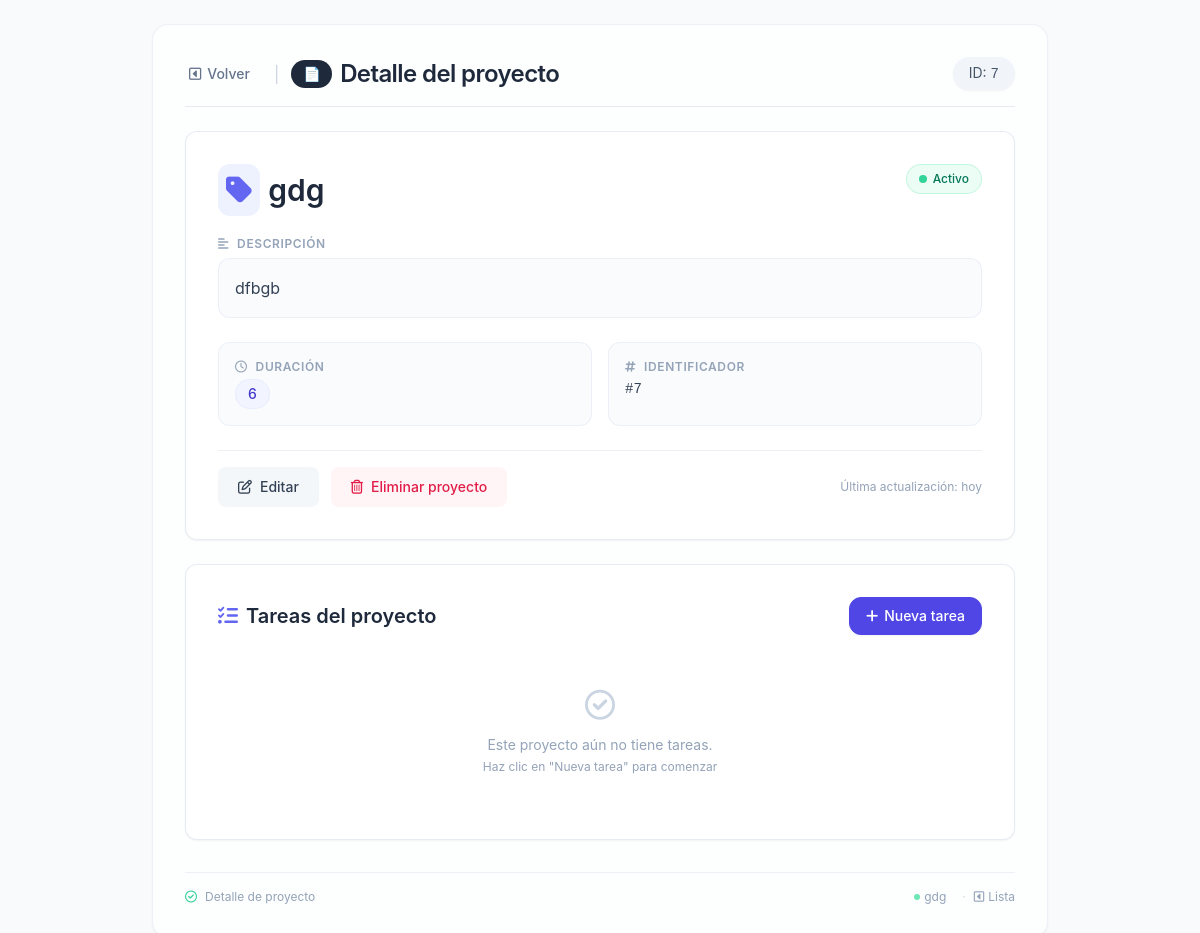
Screenshot of /proyectos/7/ with the database file from the repository.
### gestor_proyectos/models.py (models this page shows)
class Proyecto(models.Model):
    nombre = models.CharField(max_length=100) #Un campo de texto osea un (Varchar)
    descripcion = models.TextField() #Campo de texto blanco
    duracion = models.IntegerField() #Campo numerico entero
    imagen = models.ImageField(upload_to='img/', default='img/logo.png') #Campo de imagen

### gestor_proyectos/views.py (the view)
# urls.py: path("proyectos/<int:id>/", views.ver_proyecto, name="ver_proyecto"),
def ver_proyecto(request, id):
    proyecto = get_object_or_404(Proyecto, id=id)
    return render(request, "detalle_proyecto.html", {"proyecto": proyecto})

### gestor_proyectos/templates/detalle_proyecto.html (shortened to what this page needs)
<!DOCTYPE html>
<html lang="es">
<head>
    <script src="https://cdn.tailwindcss.com"></script>
    <link rel="stylesheet" href="https://cdnjs.cloudflare.com/ajax/libs/font-awesome/6.0.0-beta3/css/all.min.css" />
</head>
<body class="antialiased text-slate-700 p-4 md:p-6">
    <main class="max-w-4xl mx-auto bg-white/70 backdrop-blur-sm rounded-2xl shadow-sm p-6 md:p-8 border border-slate-200/60">
        <div class="flex flex-wrap items-center justify-between gap-4 mb-6 border-b border-slate-200/80 pb-4">
            <div class="flex items-center gap-3">
                <a href="{% url 'proyectos' %}"
                   class="inline-flex items-center gap-1.5 text-sm font-medium text-slate-500 hover:text-slate-700 transition-colors enlace-accion px-3 py-1.5 rounded-lg -ml-2">
                    <i class="fa-regular fa-square-caret-left"></i>
                    Volver
                </a>
                <span class="text-slate-300">|</span>
                <h1 class="text-2xl font-semibold tracking-tight text-slate-800 flex items-center gap-2">
                    <span class="bg-slate-800 text-white text-sm font-medium px-3 py-1 rounded-full">📄</span>
                    Detalle del proyecto
                </h1>
            </div>
            <div class="text-sm bg-slate-100 px-4 py-1.5 rounded-full text-slate-600 shadow-sm">
                ID: <span class="font-mono font-medium">{{ proyecto.id }}</span>
            </div>
        </div>
        <div class="detalle-card bg-white border border-slate-200/80 rounded-xl p-6 md:p-8 shadow-sm">
            <div class="flex flex-wrap items-start justify-between gap-4 mb-5">
                <h2 class="text-2xl md:text-3xl font-semibold text-slate-800 break-words flex items-center gap-2">
                    <span class="bg-indigo-50 p-2 rounded-xl text-indigo-500">
                        <i class="fa-solid fa-tag"></i>
                    </span>
                    {{ proyecto.nombre }}
                </h2>
                <span class="inline-flex items-center gap-1.5 text-xs font-medium text-emerald-700 bg-emerald-50 px-3 py-1.5 rounded-full border border-emerald-200/60">
                    <span class="w-2 h-2 rounded-full bg-emerald-400"></span>
                    Activo
                </span>
            </div>
            <div class="mb-6">
                <h3 class="text-xs font-semibold text-slate-400 uppercase tracking-wider mb-1.5 flex items-center gap-2">
                    <i class="fa-solid fa-align-left text-slate-400"></i>
                    Descripción
                </h3>
                <div class="bg-slate-50/70 rounded-xl p-4 border border-slate-200/60">
                    <p class="text-slate-700 leading-relaxed">
                        {{ proyecto.descripcion|default:"<span class='text-slate-400 italic'>Sin descripción proporcionada</span>" }}
                    </p>
                </div>
            </div>
            <div class="grid grid-cols-1 sm:grid-cols-2 gap-4 mb-6">
                <div class="bg-slate-50/70 rounded-xl p-4 border border-slate-200/60">
                    <h3 class="text-xs font-semibold text-slate-400 uppercase tracking-wider mb-1 flex items-center gap-2">
                        <i class="fa-regular fa-clock"></i>
                        Duración
                    </h3>
                    <p class="text-slate-700 font-medium flex items-center gap-2">
                        <span class="bg-indigo-50/70 px-3 py-1 rounded-full text-indigo-700 border border-indigo-100/60 text-sm">
                            {{ proyecto.duracion|default:"No especificada" }}
                        </span>
                    </p>
                </div>
                <div class="bg-slate-50/70 rounded-xl p-4 border border-slate-200/60">
                    <h3 class="text-xs font-semibold text-slate-400 uppercase tracking-wider mb-1 flex items-center gap-2">
                        <i class="fa-regular fa-hashtag"></i>
                        Identificador
                    </h3>
                    <p class="text-slate-700 font-mono text-sm">#{{ proyecto.id }}</p>
                </div>
            </div>
            <div class="flex flex-wrap items-center gap-3 pt-4 border-t border-slate-200/60 mt-2">
                <a href="{% url 'editar_proyecto' proyecto.id %}"
                   class="enlace-accion inline-flex items-center gap-2 px-5 py-2.5 text-sm font-medium text-slate-700 bg-slate-100/80 hover:bg-slate-200/80 rounded-lg transition-colors">
                    <i class="fa-regular fa-pen-to-square"></i>
                    Editar
                </a>
                <a href="{% url 'eliminar_proyecto' proyecto.id %}"
                   class="enlace-accion inline-flex items-center gap-2 px-5 py-2.5 text-sm font-medium text-rose-600 bg-rose-50/70 hover:bg-rose-100/80 rounded-lg transition-colors">
                    <i class="fa-regular fa-trash-can"></i>
                    Eliminar proyecto
                </a>
                <span class="text-xs text-slate-400 ml-auto">Última actualización: hoy</span>
            </div>
        </div>
        <div class="mt-6 bg-white border border-slate-200/80 rounded-xl p-6 md:p-8 shadow-sm">
            <div class="flex items-center justify-between gap-4 mb-5">
                <h2 class="text-xl font-semibold text-slate-800 flex items-center gap-2">
                    <i class="fa-solid fa-list-check text-indigo-500"></i>
                    Tareas del proyecto
                </h2>
                <a href="{% url 'crear_tarea' proyecto.id %}"
                   class="inline-flex items-center gap-1.5 px-4 py-2 bg-indigo-600 text-white text-sm font-medium rounded-xl border border-indigo-600 hover:bg-indigo-700 transition-colors shadow-sm">
                    <i class="fa-solid fa-plus"></i>
                    <span class="hidden sm:inline">Nueva tarea</span>
                </a>
            </div>
            <ul class="space-y-3">
                {% for tarea in proyecto.tareas.all %}
                    <li class="flex flex-col sm:flex-row items-start sm:items-center gap-2 p-4 bg-slate-50/70 rounded-xl border border-slate-200/60 hover:border-indigo-200 transition-colors">
                        <div class="flex items-center gap-3 flex-1 min-w-0 w-full sm:w-auto">
                            <span class="w-2.5 h-2.5 rounded-full flex-shrink-0
                                {% if tarea.estado == 'COMPLETADA' %}bg-emerald-400
                                {% elif tarea.estado == 'EN_PROGRESO' %}bg-amber-400
                                {% else %}bg-slate-400{% endif %}">
                            </span>
                            <span class="font-medium text-slate-700 truncate">{{ tarea.titulo }}</span>
                        </div>
                        <div class="flex flex-wrap items-center gap-2 w-full sm:w-auto ml-0 sm:ml-auto">
                            <span class="text-xs font-medium px-2.5 py-1 rounded-full
                                {% if tarea.prioridad == 'ALTA' %}bg-rose-100 text-rose-700 border border-rose-200
                                {% elif tarea.prioridad == 'MEDIA' %}bg-amber-100 text-amber-700 border border-amber-200
                                {% else %}bg-emerald-100 text-emerald-700 border border-emerald-200{% endif %}">
                                <i class="fa-regular fa-flag mr-1"></i>
                                {{ tarea.get_prioridad_display }}
                            </span>
                            <form action="{% url 'avanzar_estado_tarea' tarea.id %}" method="post" class="inline">
                                {% csrf_token %}
                                <button type="submit"
                                        class="btn-tarea inline-flex items-center gap-1.5 px-3 py-1.5 text-xs font-medium rounded-lg transition-colors
                                        {% if tarea.estado == 'COMPLETADA' %}
                                            bg-emerald-100 text-emerald-700 hover:bg-emerald-200 border border-emerald-200
                                        {% elif tarea.estado == 'EN_PROGRESO' %}
                                            bg-amber-100 text-amber-700 hover:bg-amber-200 border border-amber-200
                                        {% else %}
                                            bg-slate-100 text-slate-600 hover:bg-slate-200 border border-slate-200
                                        {% endif %}">
                                    {% if tarea.estado == 'COMPLETADA' %}
                                        <i class="fa-solid fa-circle-check"></i>
                                        {{ tarea.get_estado_display }}
                                    {% else %}
                                        <i class="fa-regular fa-circle-right"></i>
                                        {% if tarea.estado == 'PENDIENTE' %}Iniciar{% else %}Avanzar{% endif %}
                                    {% endif %}
                                </button>
                            </form>
                            {% if tarea.estado != "COMPLETADA" %}
                                <form action="{% url 'completar_tarea' tarea.id %}" method="post" class="inline">
                                    {% csrf_token %}
                                    <button type="submit"
                                            class="btn-tarea inline-flex items-center gap-1.5 px-3 py-1.5 text-xs font-medium rounded-lg transition-colors
                                            {% if tarea.estado == 'COMPLETADA' %}
                                                bg-emerald-100 text-emerald-700 hover:bg-emerald-200 border border-emerald-200
                                            {% else %}
                                                bg-indigo-50 text-indigo-600 hover:bg-indigo-100 border border-indigo-200
                                            {% endif %}">
                                        <i class="fa-regular fa-circle-check"></i>
                                        Completar
                                    </button>
                                </form>
                            {% endif %}
                            <form action="{% url 'eliminar_tarea' tarea.id %}" method="post" class="inline">
                                {% csrf_token %}
                                <button onclick="return confirm('¿Estás seguro de eliminar esta tarea?')"
                                        type="submit"
                                        class="btn-tarea inline-flex items-center gap-1.5 px-2.5 py-1.5 text-xs font-medium rounded-lg transition-colors
                                        bg-rose-50 text-rose-600 hover:bg-rose-100 border border-rose-200">
                                    <i class="fa-solid fa-trash-can"></i>
                                </button>
                            </form>
                        </div>
                    </li>
                {% empty %}
                    <li class="text-center text-slate-400 py-8">
                        <i class="fa-regular fa-circle-check text-3xl block mb-3 text-slate-300"></i>
                        <p class="text-sm">Este proyecto aún no tiene tareas.</p>
                        <p class="text-xs mt-1">Haz clic en "Nueva tarea" para comenzar</p>
                    </li>
                {% endfor %}
            </ul>
        </div>
        <div class="mt-8 pt-4 border-t border-slate-200/60 text-xs text-slate-400 flex flex-wrap justify-between items-center">
            <span class="flex items-center gap-2">
                <i class="fa-regular fa-circle-check text-emerald-400"></i>
                Detalle de proyecto
            </span>
            <span class="flex gap-3">
                <span class="inline-flex items-center gap-1">
                    <span class="w-1.5 h-1.5 rounded-full bg-emerald-300"></span>
                    {{ proyecto.nombre|truncatechars:20 }}
                </span>
                <span class="inline-flex items-center gap-1">
                    <span class="mx-1 text-slate-300">·</span>
                    <i class="fa-regular fa-square-caret-left"></i>
                    <a href="{% url 'proyectos' %}" class="hover:text-indigo-500 transition-colors">
                        Lista
                    </a>
                </span>
            </span>
        </div>
    </main>
</body>
</html>

### gestor_proyectos/templates/detalle_proyecto.html (style rules this page uses)
body { font-family: 'Inter', -apple-system, BlinkMacSystemFont, 'Segoe UI', Roboto, sans-serif; background-color: #f8fafc; }
.detalle-card { transition: box-shadow 0.15s ease, transform 0.1s ease; }
.enlace-accion { transition: color 0.15s, background-color 0.15s; }

### rows the page displays
Proyecto: id "7", nombre "gdg", descripcion "dfbgb", duracion "6"
